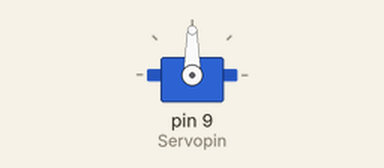
A sketch run on a simulated Arduino Uno, built with avr-gcc and run on an emulated ATmega328P. Parts: servo.

Above: at 0.05 s.
At 4.0 s:
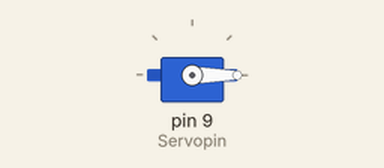
Timing chart, 0 to 5.2 s (numbered marks = the images above):
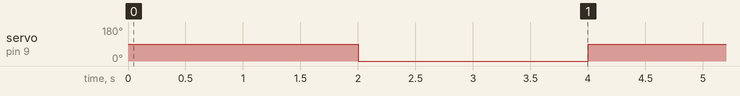

Measured:
- by itself, servo on pin 9 (Servopin): alternates 90° for 2.0 s and 0° for 2.0 s

The sketch:

Servo_motor.ino
```cpp
#include<Servo.h>
Servo servo;

int Servopin = 9;
int angle = 90;

void setup() {

  Serial.begin(9600);

  servo.attach(Servopin);
  servo.write(0);
}

void loop() {
  servo.write(angle);
  delay(2000);
  servo.write(0);
  delay(2000);
}
```
